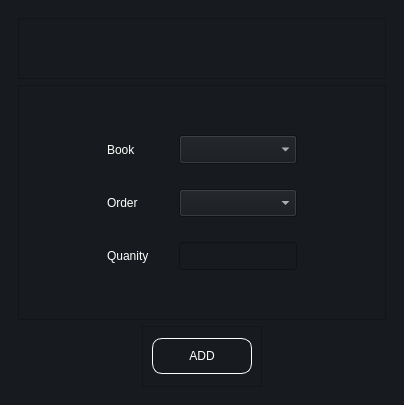
<?xml version="1.0" encoding="UTF-8"?>
<ui version="4.0">
 <class>MainWindow</class>
 <widget class="QMainWindow" name="MainWindow">
  <property name="geometry">
   <rect>
    <x>0</x>
    <y>0</y>
    <width>404</width>
    <height>405</height>
   </rect>
  </property>
  <property name="windowTitle">
   <string>MainWindow</string>
  </property>
  <widget class="QWidget" name="centralwidget">
   <property name="styleSheet">
    <string notr="true">* {
color: white;
background: rgb(23, 26, 30);
}
QLineEdit {
padding: 5px;
}
QComboBox {
padding: 5px;
}</string>
   </property>
   <layout class="QVBoxLayout" name="verticalLayout_2">
    <item>
     <widget class="QFrame" name="contentBottom">
      <property name="frameShape">
       <enum>QFrame::NoFrame</enum>
      </property>
      <property name="frameShadow">
       <enum>QFrame::Raised</enum>
      </property>
      <layout class="QVBoxLayout" name="verticalLayout_6">
       <property name="spacing">
        <number>0</number>
       </property>
       <property name="leftMargin">
        <number>0</number>
       </property>
       <property name="topMargin">
        <number>0</number>
       </property>
       <property name="rightMargin">
        <number>0</number>
       </property>
       <property name="bottomMargin">
        <number>0</number>
       </property>
       <item>
        <widget class="QFrame" name="content">
         <property name="frameShape">
          <enum>QFrame::NoFrame</enum>
         </property>
         <property name="frameShadow">
          <enum>QFrame::Raised</enum>
         </property>
         <layout class="QVBoxLayout" name="verticalLayout" stretch="1,0,1">
          <item>
           <widget class="QFrame" name="frame_3">
            <property name="frameShape">
             <enum>QFrame::StyledPanel</enum>
            </property>
            <property name="frameShadow">
             <enum>QFrame::Raised</enum>
            </property>
            <layout class="QHBoxLayout" name="horizontalLayout_4">
             <item>
              <widget class="QLabel" name="status_label">
               <property name="styleSheet">
                <string notr="true">color: rgb(189, 147, 249);</string>
               </property>
               <property name="text">
                <string/>
               </property>
               <property name="alignment">
                <set>Qt::AlignCenter</set>
               </property>
               <property name="wordWrap">
                <bool>true</bool>
               </property>
              </widget>
             </item>
            </layout>
           </widget>
          </item>
          <item>
           <widget class="QFrame" name="frame_2">
            <property name="styleSheet">
             <string notr="true">QLabel {
font: 12pt &quot;MS Shell Dlg 2&quot;;
}</string>
            </property>
            <property name="frameShape">
             <enum>QFrame::StyledPanel</enum>
            </property>
            <property name="frameShadow">
             <enum>QFrame::Raised</enum>
            </property>
            <layout class="QGridLayout" name="gridLayout">
             <property name="horizontalSpacing">
              <number>30</number>
             </property>
             <property name="verticalSpacing">
              <number>25</number>
             </property>
             <item row="3" column="3">
              <spacer name="horizontalSpacer_5">
               <property name="orientation">
                <enum>Qt::Horizontal</enum>
               </property>
               <property name="sizeHint" stdset="0">
                <size>
                 <width>40</width>
                 <height>20</height>
                </size>
               </property>
              </spacer>
             </item>
             <item row="5" column="0">
              <spacer name="horizontalSpacer_4">
               <property name="orientation">
                <enum>Qt::Horizontal</enum>
               </property>
               <property name="sizeHint" stdset="0">
                <size>
                 <width>40</width>
                 <height>20</height>
                </size>
               </property>
              </spacer>
             </item>
             <item row="5" column="3">
              <spacer name="horizontalSpacer_6">
               <property name="orientation">
                <enum>Qt::Horizontal</enum>
               </property>
               <property name="sizeHint" stdset="0">
                <size>
                 <width>40</width>
                 <height>20</height>
                </size>
               </property>
              </spacer>
             </item>
             <item row="3" column="0">
              <spacer name="horizontalSpacer_3">
               <property name="orientation">
                <enum>Qt::Horizontal</enum>
               </property>
               <property name="sizeHint" stdset="0">
                <size>
                 <width>40</width>
                 <height>20</height>
                </size>
               </property>
              </spacer>
             </item>
             <item row="0" column="1">
              <spacer name="verticalSpacer">
               <property name="orientation">
                <enum>Qt::Vertical</enum>
               </property>
               <property name="sizeHint" stdset="0">
                <size>
                 <width>20</width>
                 <height>40</height>
                </size>
               </property>
              </spacer>
             </item>
             <item row="7" column="2">
              <spacer name="verticalSpacer_2">
               <property name="orientation">
                <enum>Qt::Vertical</enum>
               </property>
               <property name="sizeHint" stdset="0">
                <size>
                 <width>20</width>
                 <height>40</height>
                </size>
               </property>
              </spacer>
             </item>
             <item row="5" column="2">
              <widget class="QLineEdit" name="input_quantity"/>
             </item>
             <item row="3" column="1">
              <widget class="QLabel" name="label_3">
               <property name="text">
                <string>Book</string>
               </property>
              </widget>
             </item>
             <item row="5" column="1">
              <widget class="QLabel" name="label_4">
               <property name="text">
                <string>Quanity</string>
               </property>
              </widget>
             </item>
             <item row="4" column="1">
              <widget class="QLabel" name="label">
               <property name="text">
                <string>Order</string>
               </property>
              </widget>
             </item>
             <item row="4" column="0">
              <spacer name="horizontalSpacer_9">
               <property name="orientation">
                <enum>Qt::Horizontal</enum>
               </property>
               <property name="sizeHint" stdset="0">
                <size>
                 <width>40</width>
                 <height>20</height>
                </size>
               </property>
              </spacer>
             </item>
             <item row="4" column="3">
              <spacer name="horizontalSpacer_10">
               <property name="orientation">
                <enum>Qt::Horizontal</enum>
               </property>
               <property name="sizeHint" stdset="0">
                <size>
                 <width>40</width>
                 <height>20</height>
                </size>
               </property>
              </spacer>
             </item>
             <item row="3" column="2">
              <widget class="QComboBox" name="comboBox_bookid">
               <property name="font">
                <font>
                 <family>MS Shell Dlg 2</family>
                 <pointsize>10</pointsize>
                 <weight>50</weight>
                 <italic>false</italic>
                 <bold>false</bold>
                </font>
               </property>
              </widget>
             </item>
             <item row="4" column="2">
              <widget class="QComboBox" name="comboBox_orderId"/>
             </item>
            </layout>
           </widget>
          </item>
          <item alignment="Qt::AlignHCenter">
           <widget class="QFrame" name="frame">
            <property name="styleSheet">
             <string notr="true">
/* Top Buttons */
QPushButton {  background-color: rgb(23, 26, 30); border: none;  border-radius: 5px; padding: 10px}
QPushButton:hover { background-color: rgb(44, 49, 57); border-style: solid; border-radius: 4px; }
QPushButton:pressed { background-color: rgb(23, 26, 30); border-style: solid; border-radius: 4px; }</string>
            </property>
            <property name="frameShape">
             <enum>QFrame::StyledPanel</enum>
            </property>
            <property name="frameShadow">
             <enum>QFrame::Raised</enum>
            </property>
            <layout class="QVBoxLayout" name="verticalLayout_3">
             <item>
              <widget class="QPushButton" name="add_buttton">
               <property name="minimumSize">
                <size>
                 <width>100</width>
                 <height>0</height>
                </size>
               </property>
               <property name="styleSheet">
                <string notr="true">border: 1px solid white; border-radius: 10px;</string>
               </property>
               <property name="text">
                <string>ADD</string>
               </property>
              </widget>
             </item>
            </layout>
           </widget>
          </item>
         </layout>
        </widget>
       </item>
      </layout>
     </widget>
    </item>
   </layout>
  </widget>
 </widget>
 <resources>
  <include location="../../../../../../Downloads/Ecommerce-Desktop-App-master/Ecommerce-Desktop-App-master/interface/resources.qrc"/>
 </resources>
 <connections/>
</ui>
